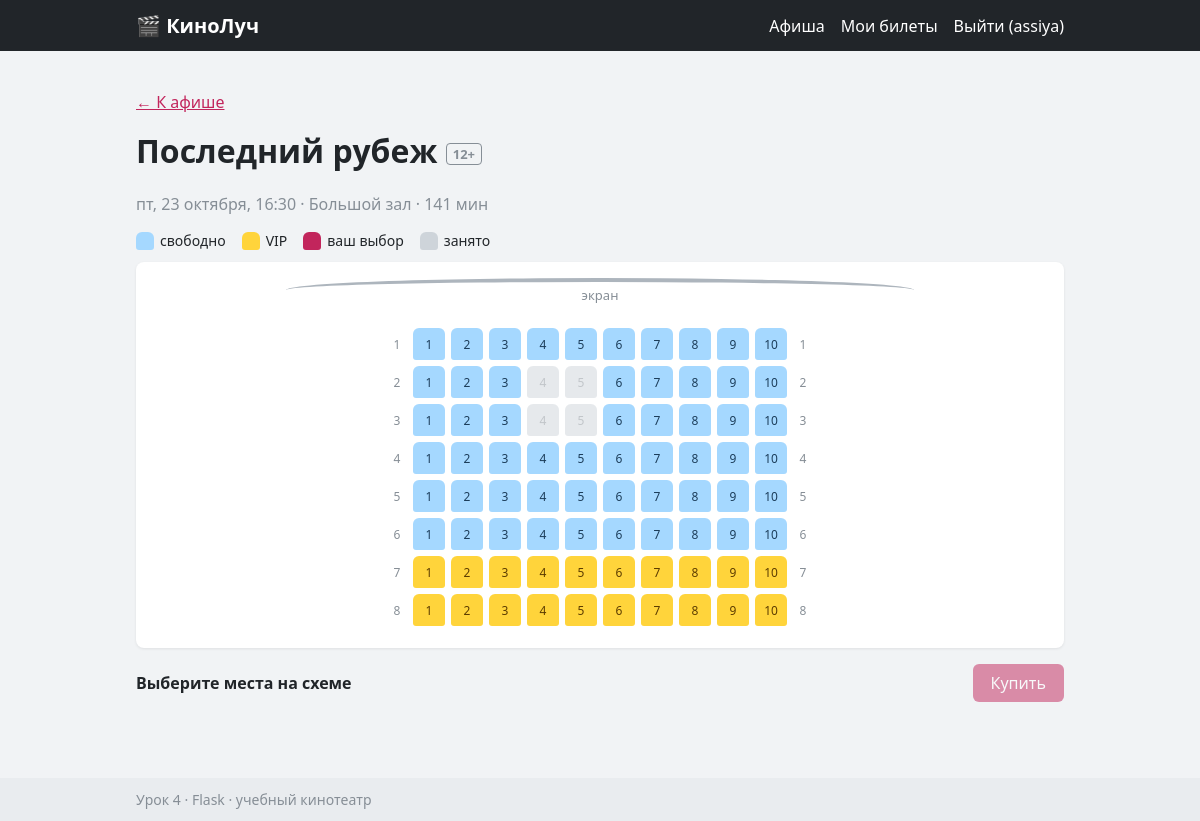
The app's page /showtime/3 (signed in) with its own data.
### tables this page shows
CREATE TABLE users (
    id INTEGER PRIMARY KEY AUTOINCREMENT,
    username TEXT UNIQUE NOT NULL,
    password TEXT NOT NULL
);

CREATE TABLE movies (
    id INTEGER PRIMARY KEY AUTOINCREMENT,
    title TEXT NOT NULL,
    duration_min INTEGER NOT NULL,
    age TEXT NOT NULL,
    description TEXT NOT NULL
);

CREATE TABLE halls (
    id INTEGER PRIMARY KEY AUTOINCREMENT,
    name TEXT NOT NULL,
    rows_count INTEGER NOT NULL,
    seats_count INTEGER NOT NULL
);

### app/views/schedule.py (the view)
@bp.route("/showtime/<int:showtime_id>")
def showtime(showtime_id):
    st = showtimes_repo.get(showtime_id)
    if st is None:
        abort(404)
    if st.is_past():
        flash("Этот сеанс уже начался — выберите другой")
        return redirect(url_for("schedule.index"))
    return render_template(
        "showtime.html",
        st=st,
        taken=showtimes_repo.taken_seats(st.id),
        prices=pricing.row_prices(st),
        max_seats=config.MAX_SEATS,
    )

### app/auth.py (called while the page is built)
def current_user():
    user_id = session.get("user_id")
    if user_id is None:
        return None
    user = get_db().execute(
        "SELECT * FROM users WHERE id = ? AND username = ?",
        (user_id, session.get("username")),
    ).fetchone()
    if user is None:
        session.pop("user_id", None)
        session.pop("username", None)
    return user

def inject_user():
    return {"user": current_user()}

### app/db.py (called while the page is built)
def get_db():
    if "db" not in g:
        if not os.path.exists(config.DATABASE):
            init_db()
        g.db = sqlite3.connect(config.DATABASE)
        g.db.row_factory = sqlite3.Row
    return g.db

### app/models/hall.py (called while the page is built)
    def is_vip(self, row):
        return row > self.rows - config.VIP_ROWS

### app/models/showtime.py (called while the page is built)
    def is_past(self, now=None):
        now = now or datetime.now()
        return self.start <= now

### app/repositories/showtimes.py (called while the page is built)
def _to_showtime(row):
    return Showtime(
        id=row["id"],
        start=datetime.strptime(row["start"], "%Y-%m-%d %H:%M"),
        movie=Movie(
            id=row["movie_id"],
            title=row["title"],
            duration_min=row["duration_min"],
            age=row["age"],
            description=row["description"],
        ),
        hall=Hall(
            id=row["hall_id"],
            name=row["hall_name"],
            rows=row["rows_count"],
            seats=row["seats_count"],
        ),
    )

def get(showtime_id):
    row = get_db().execute(queries.SHOWTIME_BY_ID, (showtime_id,)).fetchone()
    return _to_showtime(row) if row else None

def taken_seats(showtime_id):
    rows = get_db().execute(queries.TAKEN_SEATS, (showtime_id,)).fetchall()
    return [(r["row_no"], r["seat_no"]) for r in rows]

### app/services/pricing.py (called while the page is built)
def seat_price(showtime, row):
    price = config.BASE_PRICE
    if showtime.start.hour < config.MORNING_UNTIL:
        price = price * (100 - config.MORNING_DISCOUNT_PERCENT) // 100
    if is_weekend(showtime.start):
        price = price * (100 + config.WEEKEND_EXTRA_PERCENT) // 100
    if row > showtime.hall.rows - config.VIP_ROWS:
        price += config.VIP_EXTRA
    return price

def row_prices(showtime):
    return {row: seat_price(showtime, row) for row in range(1, showtime.hall.rows + 1)}

### app/utils/dates.py (called while the page is built)
def is_weekend(day):
    return day.isoweekday() >= 6

def human_day(day):
    return f"{WEEKDAYS[day.weekday()]}, {day.day} {MONTHS[day.month - 1]}"

def hhmm(moment):
    return moment.strftime("%H:%M")

### app/utils/formatting.py (called while the page is built)
def money(value):
    return f"{value:,}".replace(",", " ") + " ₸"

### app/templates/showtime.html (shortened to what this page needs)
{% extends "base.html" %}
{% block content %}
  <p><a href="{{ url_for('schedule.index', day=st.start.date().isoformat()) }}">← К афише</a></p>
  <h1>{{ st.movie.title }} <span class="age">{{ st.movie.age }}</span></h1>
  <p class="muted">{{ st.start|day }}, {{ st.start|hhmm }} · {{ st.hall.name }} · {{ st.movie.duration_min }} мин</p>
  <div class="legend">
    <span><i class="seat seat--demo"></i> свободно</span>
    <span><i class="seat seat--demo seat--vip"></i> VIP</span>
    <span><i class="seat seat--demo seat--selected"></i> ваш выбор</span>
    <span><i class="seat seat--demo seat--taken"></i> занято</span>
  </div>
  <div class="hall" id="hall" data-showtime="{{ st.id }}" data-max="{{ max_seats }}">
    <div class="screen">экран</div>
    {% for r in range(1, st.hall.rows + 1) %}
      <div class="hall__row">
        <span class="hall__label">{{ r }}</span>
        {% for n in range(1, st.hall.seats + 1) %}
          {% set is_taken = (r, n) in taken %}
          <button type="button"
                  class="seat {% if st.hall.is_vip(r) %}seat--vip{% endif %} {% if is_taken %}seat--taken{% endif %}"
                  data-row="{{ r }}" data-number="{{ n }}" data-price="{{ prices[r] }}"
                  title="Ряд {{ r }}, место {{ n }} — {{ prices[r]|money }}"
                  {% if is_taken %}disabled{% endif %}>{{ n }}</button>
        {% endfor %}
        <span class="hall__label">{{ r }}</span>
      </div>
    {% endfor %}
  </div>
  <div class="summary">
    <p id="summary">Выберите места на схеме</p>
    <button type="button" id="buy" disabled>Купить</button>
  </div>
  <p class="error" id="error"></p>
{% endblock %}

### app/templates/base.html (shortened to what this page needs)
<!doctype html>
<html lang="ru">
<head>
  <link rel="stylesheet" href="{{ url_for('static', filename='css/style.css') }}">
</head>
<body>
  <header class="header">
    <div class="container header__inner">
      <a class="logo" href="{{ url_for('schedule.index') }}">🎬 КиноЛуч</a>
      <nav class="nav">
        <a href="{{ url_for('schedule.index') }}">Афиша</a>
        {% if user %}
          <a href="{{ url_for('tickets.my_tickets') }}">Мои билеты</a>
          <a href="{{ url_for('auth.logout') }}">Выйти ({{ user['username'] }})</a>
        {% else %}
          <a href="{{ url_for('auth.login') }}">Вход</a>
          <a href="{{ url_for('auth.register') }}">Регистрация</a>
        {% endif %}
      </nav>
    </div>
  </header>
  <main class="container">
    {% block content %}{% endblock %}
  </main>
  <footer class="footer">
    <div class="container">Урок 4 · Flask · учебный кинотеатр</div>
  </footer>
</body>
</html>

### app/static/css/style.css (style rules this page uses)
* { box-sizing: border-box; }
body { margin: 0; font-family: "Segoe UI", Arial, sans-serif; background: #f1f3f5; color: #212529; display: flex; flex-direction: column; min-height: 100vh; }
a { color: #c2255c; }
h1 { margin-top: 0; }
.container { width: 100%; max-width: 960px; margin: 0 auto; padding: 0 16px; }
main.container { flex: 1; padding-top: 24px; padding-bottom: 24px; }
.header { background: #212529; color: #fff; }
.header__inner { display: flex; flex-wrap: wrap; align-items: center; justify-content: space-between; gap: 8px; padding-top: 12px; padding-bottom: 12px; }
.logo { color: #fff; font-size: 20px; font-weight: bold; text-decoration: none; }
.nav { display: flex; flex-wrap: wrap; gap: 16px; }
.nav a { color: #fff; text-decoration: none; }
.muted { color: #868e96; }
.error { color: #c92a2a; font-weight: 600; min-height: 1.2em; }
.age { display: inline-block; font-size: 13px; padding: 1px 6px; border: 1px solid #868e96; border-radius: 4px; color: #868e96; vertical-align: middle; }
.legend { display: flex; flex-wrap: wrap; gap: 16px; margin: 12px 0; font-size: 14px; }
.legend span { display: inline-flex; align-items: center; gap: 6px; }
.hall { overflow-x: auto; background: #fff; border-radius: 8px; padding: 16px; box-shadow: 0 1px 3px rgba(0, 0, 0, 0.08); }
.screen { margin: 0 auto 20px; width: 70%; padding: 4px; text-align: center; font-size: 13px; color: #868e96; border-top: 4px solid #adb5bd; border-radius: 50% 50% 0 0 / 12px 12px 0 0; }
.hall__row { display: flex; justify-content: center; align-items: center; gap: 6px; margin-bottom: 6px; min-width: max-content; }
.hall__label { width: 20px; text-align: center; font-size: 12px; color: #868e96; }
.seat { width: 32px; height: 32px; padding: 0; border: none; border-radius: 6px 6px 3px 3px; background: #a5d8ff; color: #1c3d5a; font: inherit; font-size: 12px; cursor: pointer; }
.seat--demo { display: inline-block; width: 18px; height: 18px; cursor: default; }
.seat--vip { background: #ffd43b; color: #5c3c00; }
.seat--selected { background: #c2255c; color: #fff; }
.seat--taken, .seat:disabled { background: #ced4da; color: #868e96; cursor: not-allowed; }
.summary { display: flex; flex-wrap: wrap; align-items: center; justify-content: space-between; gap: 12px; margin-top: 16px; }
.summary p { margin: 0; font-weight: 600; }
button { font: inherit; padding: 8px 18px; border: none; border-radius: 6px; background: #c2255c; color: #fff; cursor: pointer; }
button:disabled { opacity: 0.5; cursor: not-allowed; }
.footer { background: #e9ecef; color: #868e96; font-size: 14px; padding: 12px 0; }

### records on screen
users: username "assiya"
movies: movie "Последний рубеж", movie.age "12+", movie.duration_min "141"
halls: hall.name "Большой зал"

### other values on screen
{{ st.start|day }} "пт, 23 октября"
{{ st.start|hhmm }} "16:30"
{{ r }} "1" "2" "3" "4" "5" "6" "7" "8"
{{ n }} "1" "2" "3" "4" "5" "6" "7" "8" "9" "10" "1" "2" "3" "4" "5" "6" "7" "8" "9" "10" "1" "2" "3" "4" "5" "6" "7" "8" "9" "10" "1" "2" "3" "4" "5" "6" "7" "8" "9" "10" "1" "2" "3" "4" "5" "6" "7" "8" "9" "10" "1" "2" "3" "4" "5" "6" "7" "8" "9" "10" "1" "2" "3" "4" "5" "6" "7" "8" "9" "10" "1" "2" "3" "4" "5" "6" "7" "8" "9" "10"
